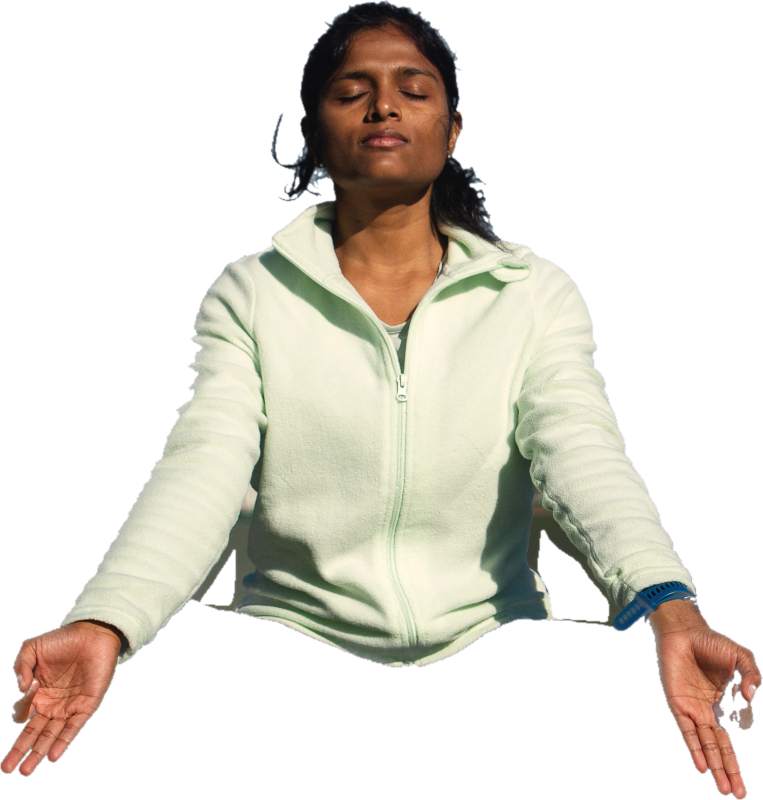
#> input picture deliverables/jeevana_site_2026-10-26/research/_rejected_v2/fig/photo-03@1600.webp, 1525 x 1600 px, found by its file name (shown at 1/2 size)
$ python recut_one.py _rejected_v2/fig/photo-03@1000.webp _rejected_v2/fig/photo-03@1600.webp _rejected_v2/fig/photo-03@1600.webp
#> lines starting #> are read from the running program, lines starting #| are printed output that depends on the picture
#!/usr/bin/env python3
"""Cut one figure with birefnet-general at capped resolution, decontaminate edges, trim the base sliver; update cutouts.json.
description: one process per photo to bound memory. inputs: key, source file, out dir. outputs: <out>/<key>.png + json entry."""
import sys, json, numpy as np
from pathlib import Path
from PIL import Image, ImageOps
from rembg import remove, new_session
from scipy import ndimage
key, fn, out = sys.argv[1], sys.argv[2], Path(sys.argv[3])
im = ImageOps.exif_transpose(Image.open(Path('_raw_assets') / fn)).convert('RGB'); im.thumbnail((7200, 3600))
#> after `im = ImageOps.exif_transpose(Image.open(Path('_raw_assets') / fn)).con`:
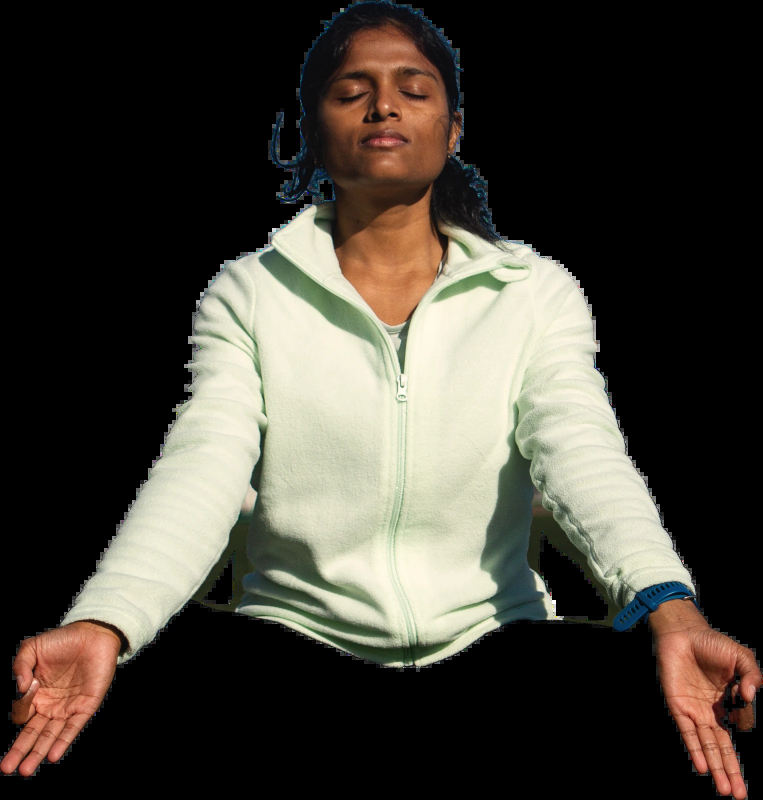
#> im: PIL image 1525x1600 RGB (shown at 1/2 size); mean R, G, B 70.2, 66.1, 57.5
#> (the run stopped early here; a loop or call above may not have finished)

$ run again, on deliverables/jeevana_site_2026-10-26/research/_rejected_v2/fig/photo-05@1000.webp
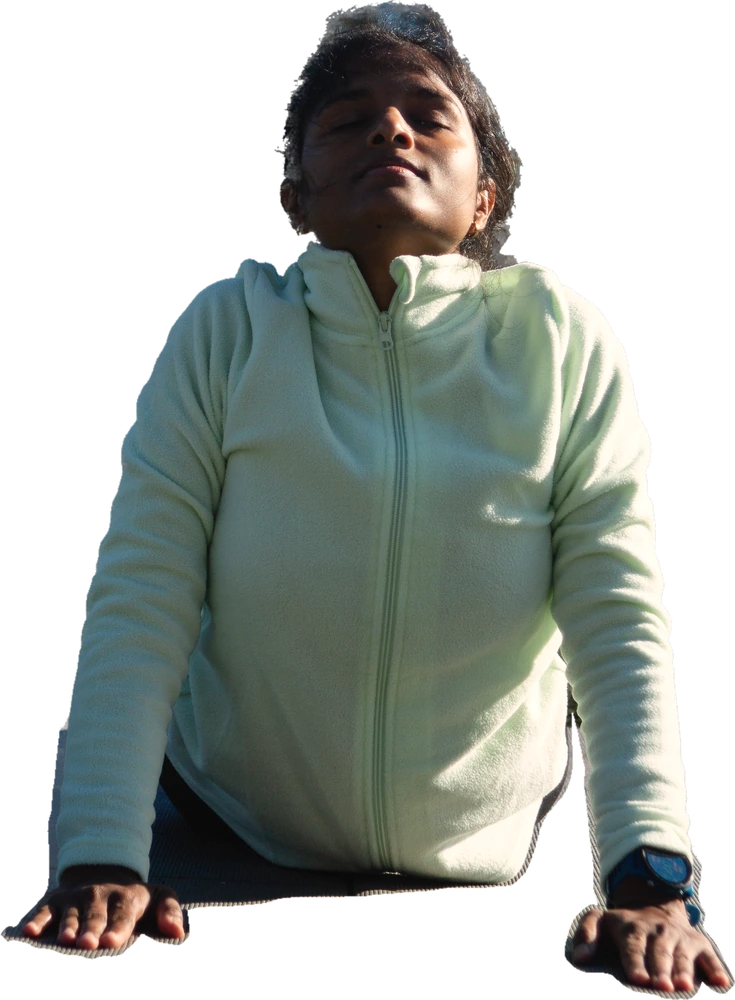
#> input picture deliverables/jeevana_site_2026-10-26/research/_rejected_v2/fig/photo-05@1000.webp, 735 x 1000 px, found by its file name
#> `im = ImageOps.exif_transpose(Image.open(Path('_raw_assets') / fn)).con`:
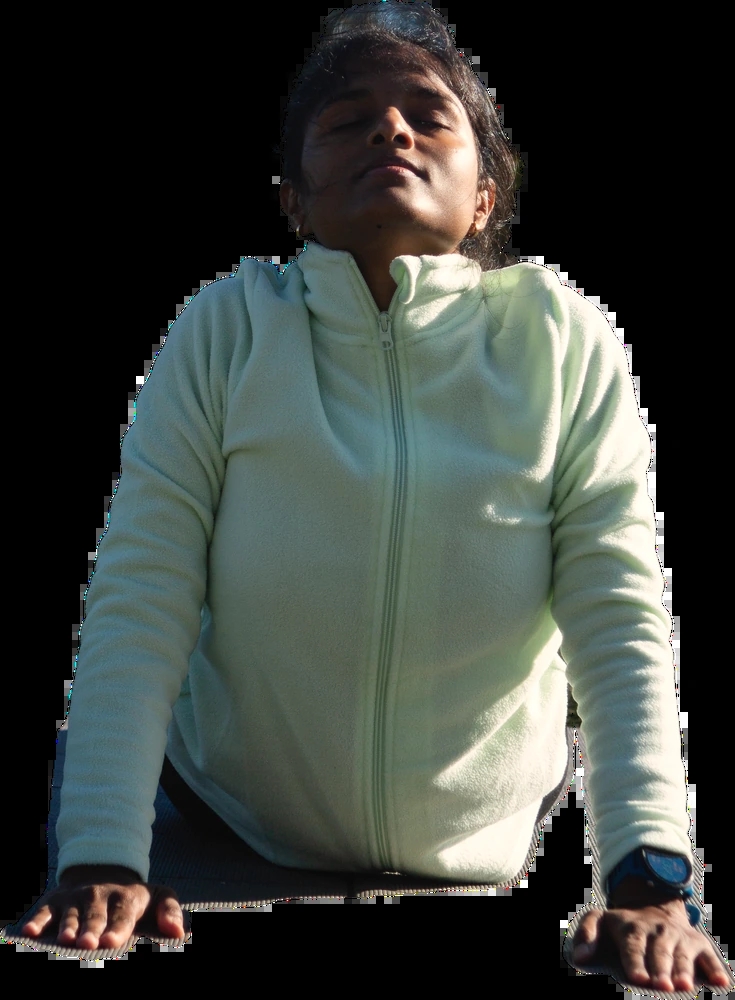
#> im: PIL image 735x1000 RGB; mean R, G, B 60.5, 65.9, 61.2
